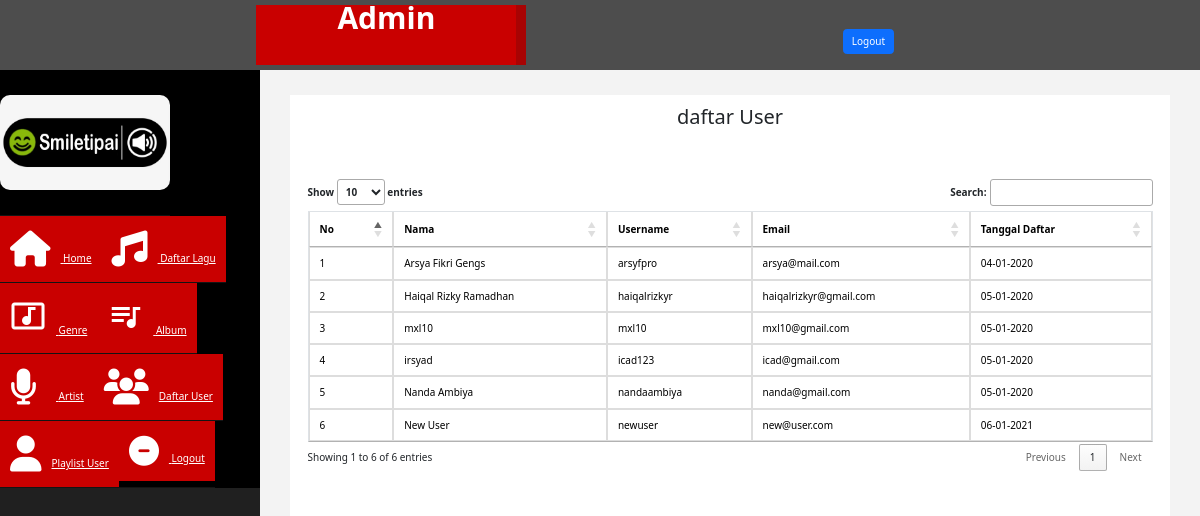
/admin/index.php?halaman=daftar_user (signed in), run on the app's committed database.
### tables this page shows
CREATE TABLE `user` (
  `id_user` int(3) NOT NULL,
  `id_user_role` int(1) NOT NULL,
  `username` varchar(20) NOT NULL,
  `email` varchar(50) NOT NULL,
  `nama` varchar(50) NOT NULL,
  `password` varchar(50) NOT NULL,
  `date_signup` varchar(10) NOT NULL
);

### admin/daftar_user.php (the view, shortened to what this page needs)
<!DOCTYPE html>
<html lang="en">
<head>
    <link href="css/bootstrap.min.css" rel="stylesheet">
    <link href="https://cdn.datatables.net/1.10.22/css/jquery.dataTables.min.css" rel="stylesheet">
</head>
<body>
    <h2 align="center">daftar User</h2>
    <br>
	<div class="container">
    <table id="example" class="table table-bordered">
	<br><br>
	<thead>
		<tr>
			<th>No</th>
			<th>Nama</th>
			<th>Username</th>
			<th>Email</th>
			<th>Tanggal Daftar</th>
		</tr>
	</thead>
    <tbody>
<?php $nomor=1; ?>
 		<?php $ambil=$koneksi->query("SELECT * FROM user where id_user_role = 2"); ?>
    	<?php while ($pecah=$ambil->fetch_assoc()){ ?>
		<tr>
			<td><?php echo $nomor; ?></td>
			<td><?php echo $pecah['nama']; ?></td>
			<td><?php echo $pecah['username']; ?></td>
			<td><?php echo $pecah['email']; ?></td>
			<td><?= $pecah['date_signup'] ?></td>
		</tr>
		 <?php $nomor++; ?>
    <?php
    }
    ?>
	</tbody>
</table>
</body>
</html>

### admin/assets/css/custom.css (style rules this page uses)
body { font-family: 'Open Sans', sans-serif; }
h2 { color: #f00; }

### data on the page
user: nama "Arsya Fikri Gengs", username "arsyfpro", email "arsya@mail.com", date_signup "04-01-2020"
user: nama "Haiqal Rizky Ramadhan", username "haiqalrizkyr", email "haiqalrizkyr@gmail.com", date_signup "05-01-2020"
user: nama "mxl10", username "mxl10", email "mxl10@gmail.com", date_signup "05-01-2020"
user: nama "irsyad", username "icad123", email "icad@gmail.com", date_signup "05-01-2020"
user: nama "Nanda Ambiya", username "nandaambiya", email "nanda@gmail.com", date_signup "05-01-2020"
user: nama "New User", username "newuser", email "new@user.com", date_signup "06-01-2021"
